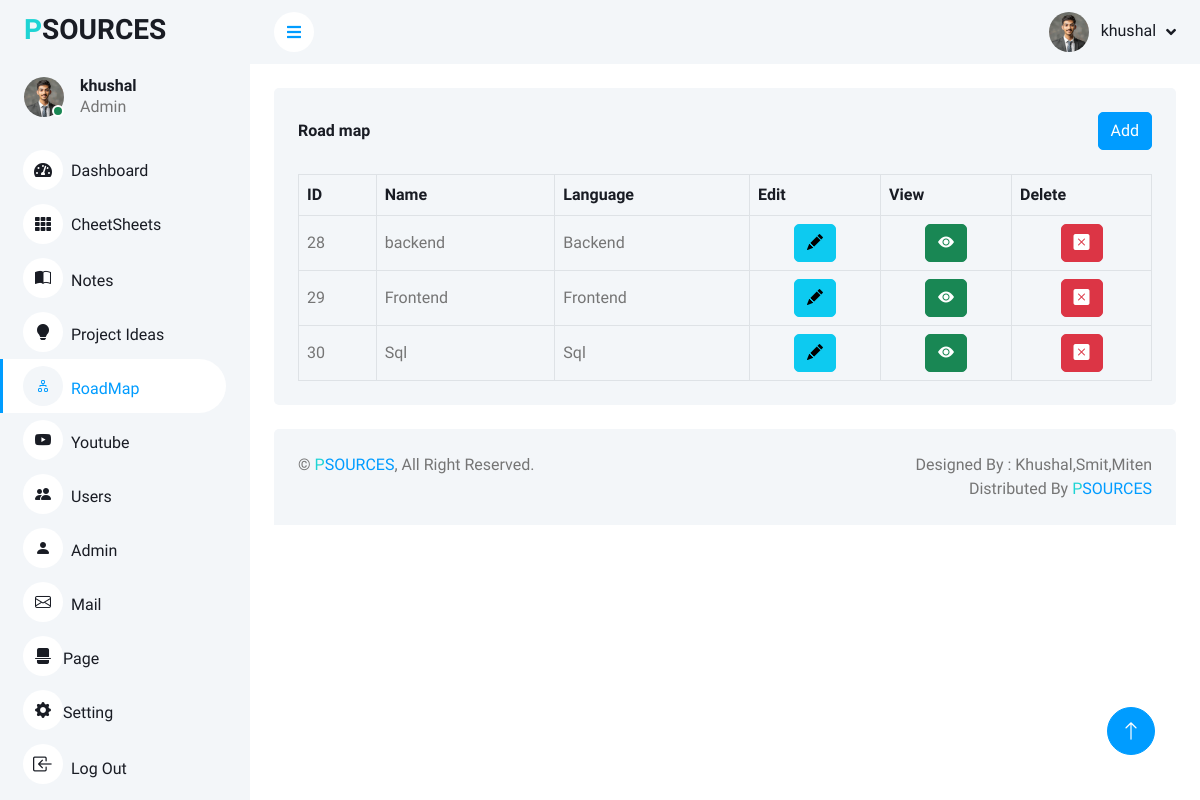
Screenshot of /admin/dashbord/roadmap.php (signed in) with the database file from the repository.
### tables this page shows
CREATE TABLE `sources` (
  `id` int(25) NOT NULL,
  `name` varchar(100) NOT NULL,
  `language` varchar(100) NOT NULL,
  `type` varchar(25) NOT NULL,
  `sources` varchar(200) NOT NULL
);

### admin/dashbord/class/class.php (called while the page is built, shortened)
<?php
class Database
{
    private $db_host = "localhost";
    private $db_user = "root";
    private $db_pass = "";
    private $db_name = "psources";
    private $mysql = "";
    private $con = false;
    private $result = array();
    public function __construct() {
        if (!$this->con) {
            $this->mysql = new mysqli($this->db_host, $this->db_user, $this->db_pass, $this->db_name);
            if ($this->mysql->connect_error) {
                array_push($this->result, $this->mysql->connect_error);
            } else {
                $this->con = true;
            }
        }
    }
    public function select($table, $condition)
    {
        if ($this->con) {
              $sql = "SELECT *FROM $table WHERE $condition";
             $qry = $this->mysql->query($sql);
             if ($qry) {
                 $this->result = $qry->fetch_all(MYSQLI_ASSOC);
                 return true;
            } else {
                array_push($this->result, $this->mysql->error);
                return false;
            }
        } else {
            return false;
        }
    }
    public function getresult()
    {
        $val = $this->result;
        $this->result = array();
        return $val;
    }
}
?>

### admin/dashbord/component/secure.php (called while the page is built, shortened)
<?php
include 'class/class.php';
$admin_obj = new Database();
$aid = $_SESSION['id'];
$admin_obj->select("admin", "id = '$aid'");
$res=$admin_obj->getResult();
?>

### admin/dashbord/roadmap.php (the view, shortened to what this page needs)
<?php include'./component/secure.php'; ?>
<!DOCTYPE html>
<html lang="en">
<?php include './component/css.php'; ?>
<body>
    <div class="container-xxl position-relative bg-white d-flex p-0">
        <div class="sidebar pe-4 pb-3">
            <nav class="navbar bg-light navbar-light">
                <a href="index.html" class="navbar-brand mx-4 mb-3">
                    <h3><span style="color:#1Ed4d4">P</span><span class="text-black">SOURCES</span></h3>
                </a>
                <div class="d-flex align-items-center ms-4 mb-4">
                    <div class="position-relative">
                        <img class="rounded-circle" src="img/user.jpg" alt="" style="width: 40px; height: 40px;">
                        <div
                            class="bg-success rounded-circle border border-2 border-white position-absolute end-0 bottom-0 p-1">
                        </div>
                    </div>
                    <div class="ms-3">
                    <h6 class="mb-0"><?php echo $res[0]['name'] ?></h6>
                    <span>Admin</span>
                    </div>
                </div>
                <div class="navbar-nav w-100">
                    <a href="home.php" class="nav-item nav-link "><i class="fa fa-tachometer-alt me-2"></i>Dashboard</a>
                    <a href="cheetsheet.php" class="nav-item nav-link "><i class="fa fa-th me-2"></i>CheetSheets</a>
                    <a href="note.php" class="nav-item nav-link"><i class="bi bi-book-half me-2"></i>Notes</a>
                    <a href="pidea.php" class="nav-item nav-link"><i class="bi bi-lightbulb-fill me-2"></i>Project
                        Ideas</a>
                    <a href="roadmap.php" class="nav-item nav-link active"><i
                            class="bi bi-diagram-2 me-2"></i>RoadMap</a>
                    <a href="youtube.php" class="nav-item nav-link"><i class="bi bi-youtube me-2"></i>Youtube</a>
                    <a href="user.php" class="nav-item nav-link"><i class="bi bi-people-fill me-2"></i>Users</a>
                    <a href="admin.php" class="nav-item nav-link"><i class="bi bi-person-fill me-2"></i>Admin</a>
                    <a href="mail.php" class="nav-item nav-link"><i class="bi bi-envelope me-2"></i>Mail</a>
                    <a href="page.php" class="nav-item nav-link"><i class="bi bi-file-break-fill"></i>Page</a>
                    <a href="setting.php" class="nav-item nav-link"><i class="bi bi-gear-fill"></i>Setting</a>
                    <a href="../logout.php" class="nav-item nav-link"><i class="bi bi-box-arrow-in-left me-2 fs-5"></i>Log
                        Out</a>
                </div>
            </nav>
        </div>
        <div class="content">
            <?php include'./component/navbar.php'; ?>
            <div class="container-fluid pt-4 px-4">
                <div class="bg-light text-center rounded p-4">
                    <div class="d-flex align-items-center justify-content-between mb-4">
                        <h6 class="mb-0">Road map</h6>
                        <button class="btn btn-primary"  data-bs-toggle="modal"
                        data-bs-target="#exampleModal">Add</button>
                    </div>
                    <div class="table-responsive">
                        <table class="table text-start align-middle table-bordered table-hover mb-0">
                            <thead>
                                <tr class="text-dark">
                                    <th scope="col">ID</th>
                                    <th scope="col">Name</th>
                                    <th scope="col">Language</th>
                                    <th scope="col">Edit</th>
                                    <th scope="col">View</th>
                                    <th scope="col">Delete</th>
                                </tr>
                            </thead>
                            <tbody>
                                <?php
                                $admin_obj->select("sources","type='road_map'");
                                $res=$admin_obj->getresult();
                                foreach($res as $val){
                                ?>
                                <tr>
                                    <td><?php echo $val['id']; ?></td>
                                    <td><?php echo $val['name']; ?></td>
                                    <td><?php echo $val['language']; ?></td>
                                    <td class="text-center">
                                        <form action="update.php" method="post">
                                                <button type="submit" class="btn btn-info" name="update"><i class="bi bi-pencil-fill"></i></button>
                                        </form>
                                    </td>
                                    <td class="text-center">
                                        <a href="../<?php echo $val['sources']; ?>" target="_blank">
                                            <button class="btn btn-success"><i class="bi bi-eye-fill"></i></button>
                                        </a>
                                    </td>
                                    <td class="text-center">
                                        <form action="" method="post">
                                            <button type="submit" class="btn btn-danger" name="delete_rm"><i class="bi bi-x-square-fill"></i></button>
                                        </form>
                                    </td>
                                </tr>
                                <?php }?>
                            </tbody>
                        </table>
                    </div>
                </div>
            </div>
            <?php include'./component/footer.php'; ?>
        </div>
        <a href="#" class="btn btn-lg btn-primary btn-lg-square back-to-top"><i class="bi bi-arrow-up"></i></a>
    </div>
</body>
</html>

### admin/dashbord/component/navbar.php (shortened to what this page needs)
<nav class="navbar navbar-expand bg-light navbar-light sticky-top px-4 py-0">
                <a href="#" class="sidebar-toggler flex-shrink-0">
                    <i class="fa fa-bars"></i>
                </a>
                <div class="navbar-nav align-items-center ms-auto">
                    <div class="nav-item dropdown">
                        <a href="#" class="nav-link dropdown-toggle" data-bs-toggle="dropdown">
                            <img class="rounded-circle me-lg-2" src="img/admin.jpg" alt=""
                                style="width: 40px; height: 40px;">
                            <span class="d-none d-lg-inline-flex"><?php echo $res[0]['name'] ?></span>
                        </a>
                    </div>
                </div>
            </nav>

### admin/dashbord/css/style.css (style rules this page uses)
:root { --primary: #009CFF; --light: #F3F6F9; --dark: #191C24; }
.back-to-top { position: fixed; display: none; right: 45px; bottom: 45px; z-index: 99; }
.btn { transition: .5s; }
.btn.btn-primary { color: #FFFFFF; }
.btn-lg-square { width: 48px; height: 48px; }
.btn-square, .btn-sm-square, .btn-lg-square { padding: 0; display: inline-flex; align-items: center; justify-content: center; font-weight: normal; border-radius: 50px; }
.sidebar { position: fixed; top: 0; left: 0; bottom: 0; width: 250px; height: 100vh; overflow-y: auto; background: var(--light); transition: 0.5s; z-index: 999; }
.content { margin-left: 250px; min-height: 100vh; background: #FFFFFF; transition: 0.5s; }
@media (min-width: 992px) { .sidebar { margin-left: 0; } }
@media (min-width: 992px) { .content { width: calc(100% - 250px); } }
.sidebar .navbar .navbar-nav .nav-link { padding: 7px 20px; color: var(--dark); font-weight: 500; border-left: 3px solid var(--light); border-radius: 0 30px 30px 0; outline: none; }
.sidebar .navbar .navbar-nav .nav-link:hover, .sidebar .navbar .navbar-nav .nav-link.active { color: var(--primary); background: #FFFFFF; border-color: var(--primary); }
.sidebar .navbar .navbar-nav .nav-link i { width: 40px; height: 40px; display: inline-flex; align-items: center; justify-content: center; background: #FFFFFF; border-radius: 40px; }
.sidebar .navbar .navbar-nav .nav-link:hover i, .sidebar .navbar .navbar-nav .nav-link.active i { background: var(--light); }
.content .navbar .navbar-nav .nav-link { margin-left: 25px; padding: 12px 0; color: var(--dark); outline: none; }
.content .navbar .sidebar-toggler, .content .navbar .navbar-nav .nav-link i { width: 40px; height: 40px; display: inline-flex; align-items: center; justify-content: center; background: #FFFFFF; border-radius: 40px; }
.content .navbar .dropdown-toggle::after { margin-left: 6px; vertical-align: middle; border: none; content: "\f107"; font-family: "Font Awesome 5 Free"; font-weight: 900; transition: .5s; }

### rows the page displays
sources: id "28", name "backend", language "Backend"
sources: id "29", name "Frontend", language "Frontend"
sources: id "30", name "Sql", language "Sql"

### other values shown
$res[0]['name'] "khushal"
